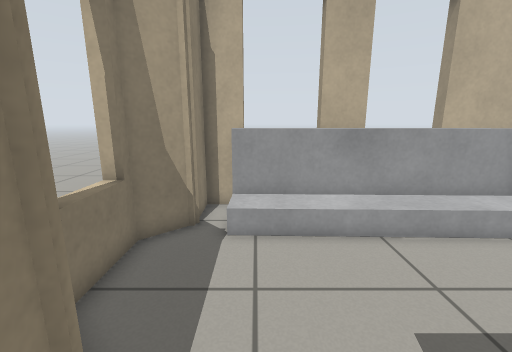
View 1 (above)

16 first-person views from a walk through a Gazebo world. The camera is 0.9 m above the floor, tilts 12° down and sees 90° across. The floor is counted in squares, 0.25 m on a side. Each view is taken from the middle of a square. On the plan, view 1 faces up. The plan holds only what a view shows up to about 20 squares ahead; the rest is blank. Simple patterns stand in for the simulator's built-in surfaces.

View 2
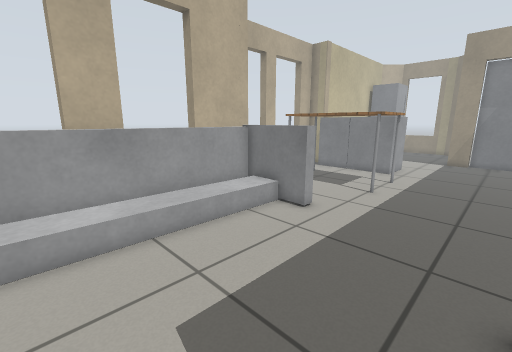

View 3
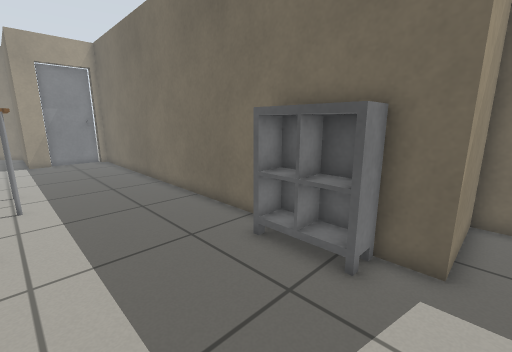

View 4
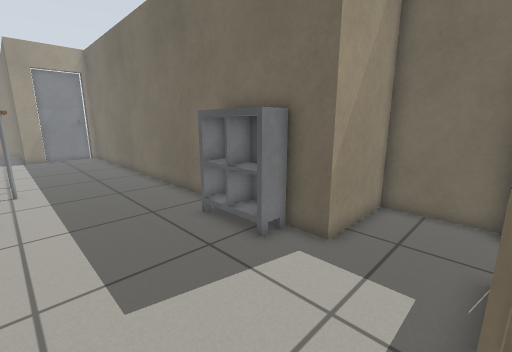

View 5
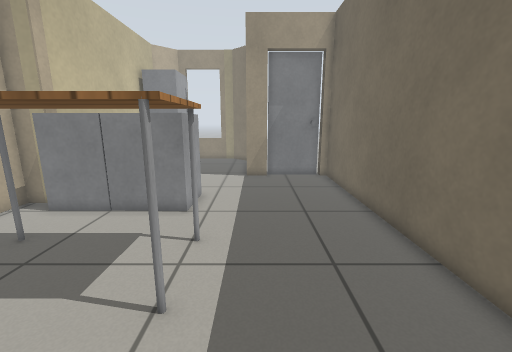

View 6
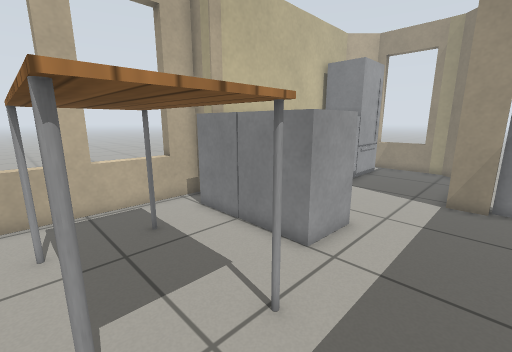

View 7
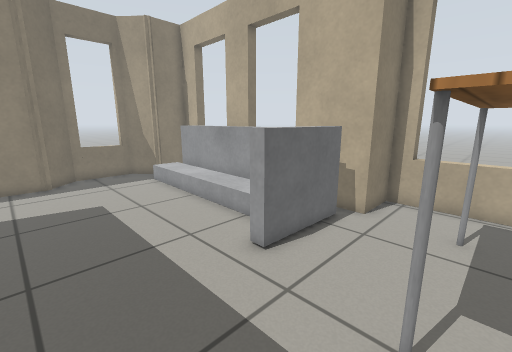

View 8
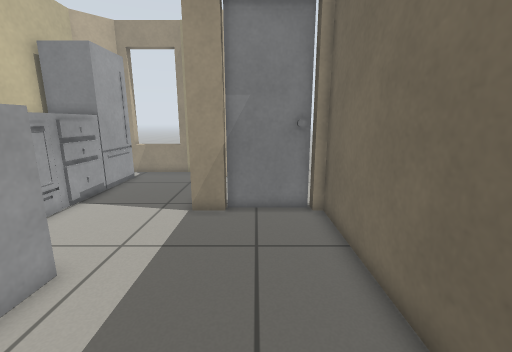

View 9
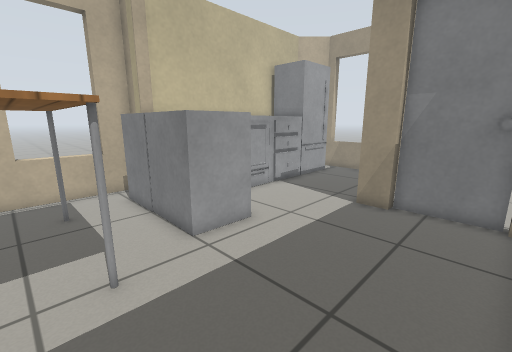

View 10
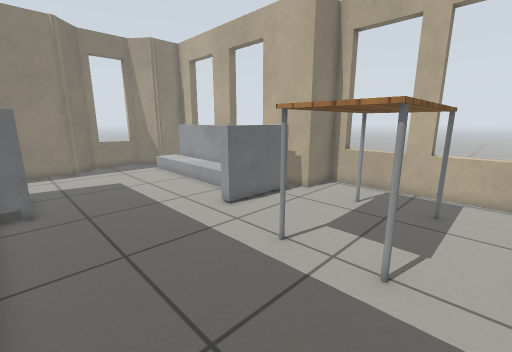

View 11
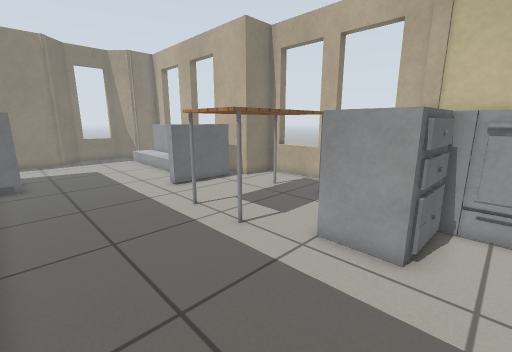

View 12
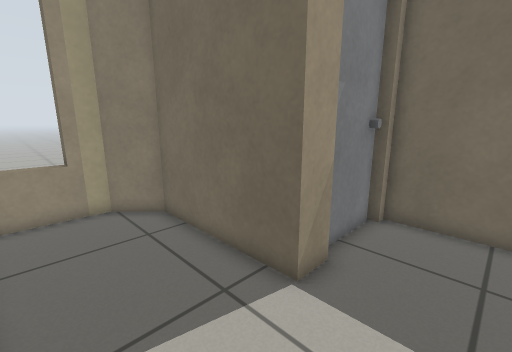

View 13
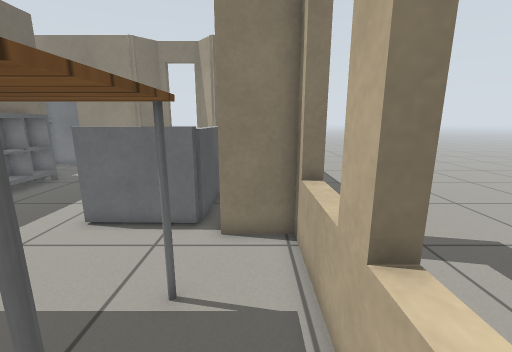

View 14
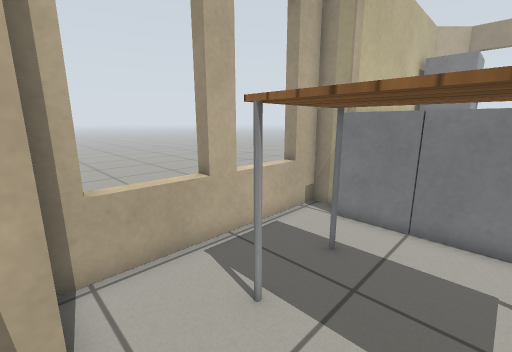

View 15
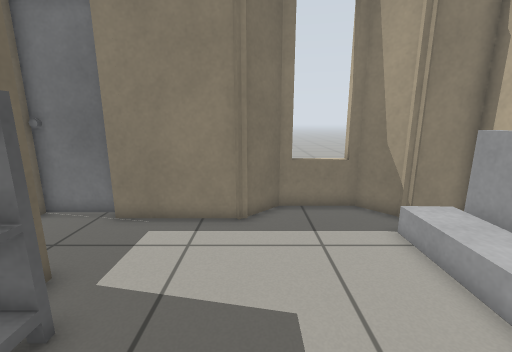

View 16
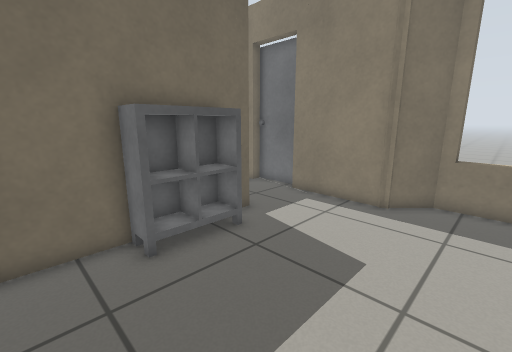

### Floor plan
Points are (right, up) in squares from view 1. A wall is a line through its corners. A room is listed if a view was taken in it or the views show most of it. See-through windows are left out.
Room 1 (views 1, 2, 3, 4, 5, 6, 7, 8, 9, 10, 11, 12, 13, 14, 15, 16)
walls: (27.5, 2.3) (27, 2.3) (27, 3.6) (33.6, 3.6) (35.1, 5.1) (35.2, 6); (4.6, 10.9) (2.7, 10.9); (31.6, 11.9) (21, 11.9) (21, 13.3) (11.2, 13.3) (11.2, 10.9) (7.8, 10.9); (-0.5, 10.9) (-2.2, 10.9) (-2.2, 8.4); (-2.3, 8.5) (-3.6, 7.3) (-3.6, 4) (-2.2, 2.5) (-2.2, -2.4); (35.2, 5.9) (35.2, 9.9); (-2.2, -6.2) (1.6, -6.2) (1.6, -1.8) (27, -1.8)
ways out: open door at (-2.2, -3.2); open door at (27, 2)
objects: sofa (-1, 6) to (10, 10); shelf (3, -1) to (7, 0); table (14, 5) to (17, 11); chest of drawers (20, 6) to (23, 8); chest of drawers (20, 9) to (20, 12); chest of drawers (23, 9); stove (24, 9); stove (26, 9); door leaf (27, -1) to (28, 2); chest of drawers (27, 9) to (30, 9); other object (31, 9) to (34, 9)

Positions as (right, up) in squares from view 1, and headings:
1: (0, 0), facing up
2: (1, 0), facing up-right
3: (1, 5), facing down-right
4: (-2, 5), facing down-right
5: (10, 3), facing right
6: (14, 2), facing up-right
7: (15, 1), facing up-left
8: (17, 1), facing right
9: (16, -1), facing up-right
10: (19, -1), facing up-left
11: (24, -1), facing up-left
12: (24, 8), facing down-right
13: (19, 12), facing left
14: (11, 7), facing up-right
15: (7, 3), facing left
16: (9, 6), facing down-left
